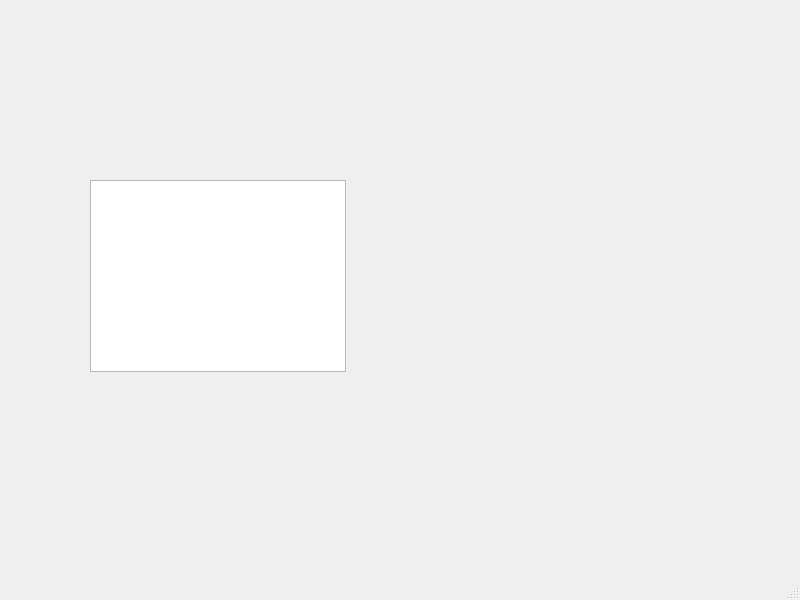
<?xml version="1.0" encoding="UTF-8"?>
<ui version="4.0">
 <class>MainWindow</class>
 <widget class="QMainWindow" name="MainWindow">
  <property name="geometry">
   <rect>
    <x>0</x>
    <y>0</y>
    <width>800</width>
    <height>600</height>
   </rect>
  </property>
  <property name="windowTitle">
   <string>MainWindow</string>
  </property>
  <widget class="QWidget" name="centralwidget">
   <widget class="QListView" name="Sessions">
    <property name="geometry">
     <rect>
      <x>90</x>
      <y>180</y>
      <width>256</width>
      <height>192</height>
     </rect>
    </property>
   </widget>
  </widget>
  <widget class="QMenuBar" name="menubar">
   <property name="geometry">
    <rect>
     <x>0</x>
     <y>0</y>
     <width>800</width>
     <height>22</height>
    </rect>
   </property>
  </widget>
  <widget class="QStatusBar" name="statusbar"/>
 </widget>
 <resources/>
 <connections/>
</ui>
